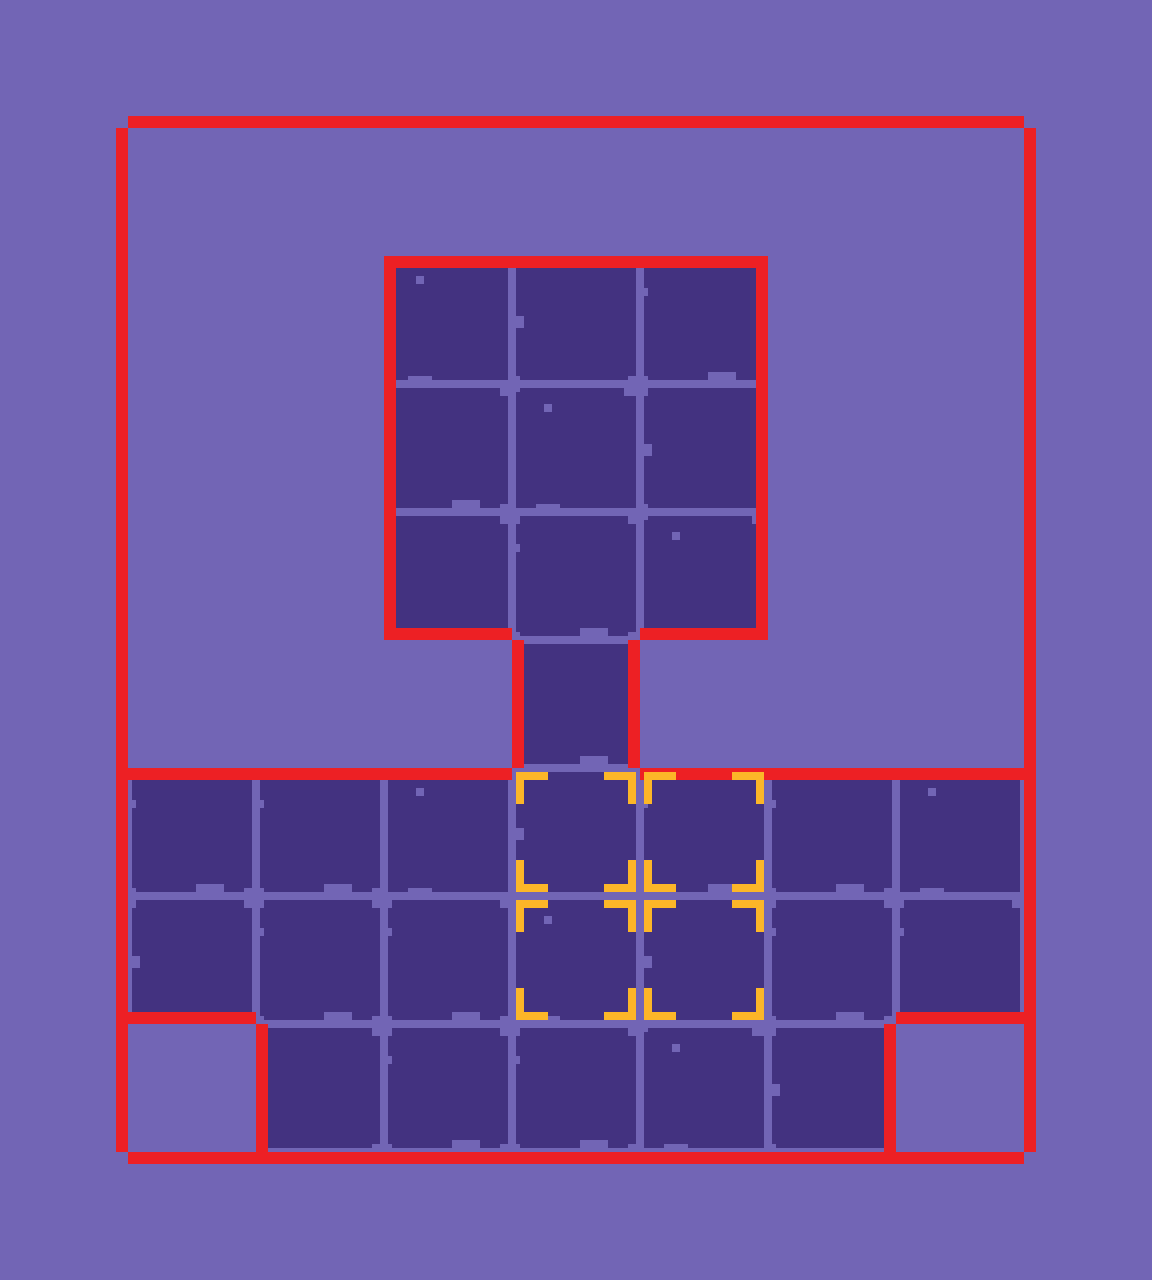

Rendered tile map (Tiled .tmx) drawn with the repository's tilesets; below, a short description and the map source with its tile grids summarised:
An orthogonal 9x10 tile map with 128x128 px tiles, 3 tile layers (background_ground, wallsLayer, exitLayer), 2 tilesets and 8 objects (4x end, start, food_20002_1, food_20003_1, food_20004_1).

<map version="1.5" tiledversion="1.7.0" orientation="orthogonal" renderorder="right-down" width="9" height="10" tilewidth="128" tileheight="128" infinite="0" backgroundcolor="#7265b5" nextlayerid="23" nextobjectid="50">
 <editorsettings>
  <chunksize width="40" height="40" />
 </editorsettings>
 <tileset firstgid="1" name="triggers" tilewidth="128" tileheight="128" tilecount="36" columns="6">
  <image source="assets/triggers.png" trans="ff00ff" width="768" height="768" />
  <tile id="0">
   <properties>
    <property name="wall0" value="left" />
    <property name="wall1" value="top" />
   </properties>
  </tile>
  <tile id="1">
   <properties>
    <property name="wall0" value="top" />
   </properties>
  </tile>
  <tile id="2">
   <properties>
    <property name="wall0" value="top" />
    <property name="wall1" value="right" />
   </properties>
  </tile>
  <tile id="4">
   <properties>
    <property name="wall0" value="top" />
    <property name="wall1" value="left" />
    <property name="wall2" value="right" />
   </properties>
  </tile>
  <tile id="6">
   <properties>
    <property name="wall0" value="left" />
   </properties>
  </tile>
  <tile id="7">
   <properties>
    <property name="wall0" value="top" />
    <property name="wall1" value="right" />
    <property name="wall2" value="left" />
    <property name="wall3" value="down" />
   </properties>
  </tile>
  <tile id="8">
   <properties>
    <property name="wall0" value="right" />
   </properties>
  </tile>
  <tile id="9">
   <properties>
    <property name="wall0" value="down" />
    <property name="wall1" value="left" />
    <property name="wall2" value="top" />
   </properties>
  </tile>
  <tile id="11">
   <properties>
    <property name="wall0" value="down" />
    <property name="wall1" value="top" />
    <property name="wall2" value="right" />
   </properties>
  </tile>
  <tile id="12">
   <properties>
    <property name="wall0" value="left" />
    <property name="wall1" value="down" />
   </properties>
  </tile>
  <tile id="13">
   <properties>
    <property name="wall0" value="down" />
   </properties>
  </tile>
  <tile id="14">
   <properties>
    <property name="wall0" value="down" />
    <property name="wall1" value="right" />
   </properties>
  </tile>
  <tile id="16">
   <properties>
    <property name="wall0" value="down" />
    <property name="wall1" value="left" />
    <property name="wall2" value="right" />
   </properties>
  </tile>
  <tile id="18">
   <properties>
    <property name="wall0" value="left" />
    <property name="wall1" value="down" />
   </properties>
  </tile>
  <tile id="19">
   <properties>
    <property name="wall0" value="down" />
   </properties>
  </tile>
  <tile id="20">
   <properties>
    <property name="wall0" value="down" />
    <property name="wall1" value="right" />
   </properties>
  </tile>
  <tile id="21">
   <properties>
    <property name="wall0" value="down" />
    <property name="wall1" value="top" />
   </properties>
  </tile>
  <tile id="23">
   <properties>
    <property name="wall0" value="left" />
    <property name="wall1" value="right" />
   </properties>
  </tile>
  <tile id="30">
   <properties>
    <property name="wall0" value="top" />
    <property name="wall1" value="down" />
   </properties>
  </tile>
  <tile id="32">
   <properties>
    <property name="wall0" value="left" />
    <property name="wall1" value="right" />
   </properties>
  </tile>
 </tileset>
 <tileset firstgid="37" name="tiles" tilewidth="128" tileheight="128" tilecount="5" columns="5">
  <image source="assets/tiles.png" trans="ff00ff" width="640" height="128" />
 </tileset>
 <layer id="20" name="background_ground" width="9" height="10">
  <data>[90 cells, 29 non-empty, 4 distinct tile ids]</data>
 </layer>
 <layer id="19" name="wallsLayer" width="9" height="10">
  <data>[90 cells, 50 non-empty, 10 distinct tile ids]</data>
 </layer>
 <layer id="22" name="exitLayer" width="9" height="10">
  <data>[90 cells, 4 non-empty, 1 distinct tile ids]</data>
 </layer>
 <objectgroup id="15" name="spawnLayer">
  <object id="35" name="start" type="start" x="260.31" y="1030.07" width="120" height="120" />
  <object id="40" name="end" type="end" x="644.254" y="770.948" width="120" height="120" />
  <object id="41" name="end" type="end" x="517.059" y="770.724" width="120" height="120" />
  <object id="43" name="end" type="end" x="518.187" y="900.724" width="120" height="120" />
  <object id="44" name="end" type="end" x="643.752" y="900.724" width="120" height="120" />
  <object id="45" name="food_20002_1" type="food_20002_1" x="518.281" y="1028.51" width="120" height="120" />
  <object id="47" name="food_20003_1" type="food_20003_1" x="513.895" y="388.213" width="120" height="120" />
  <object id="49" name="food_20004_1" type="food_20004_1" x="900.024" y="895.482" width="120" height="120" />
 </objectgroup>
</map>
